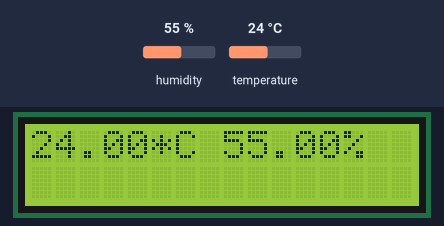
The sketch below on a simulated Arduino Uno, built with avr-gcc and run on an emulated ATmega328P. Shown: 16×2 character LCD. The inputs (shaded band) are chosen by the test bench; at power-on: humidity 55 %, temperature 24 °C. What the sketch prints to the serial monitor is not drawn.

Above: at 1.2 s.
1.3 s: humidity set to 22 %
At 2.6 s:
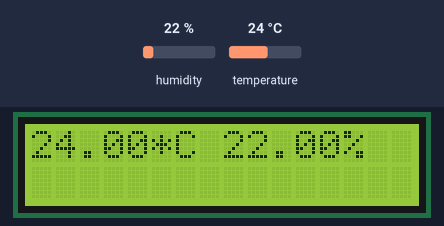
4.2 s: temperature set to 12 °C
At 5.1 s:
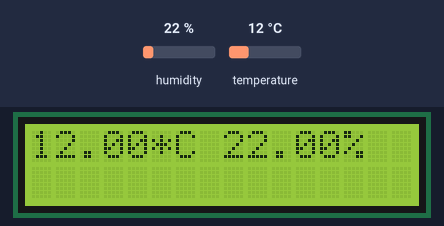
7.1 s: humidity set to 40 %
At 9.0 s:
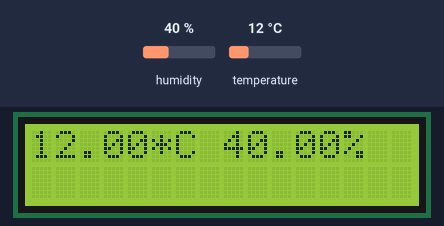
10.0 s: temperature set to 19 °C
At 11.5 s:
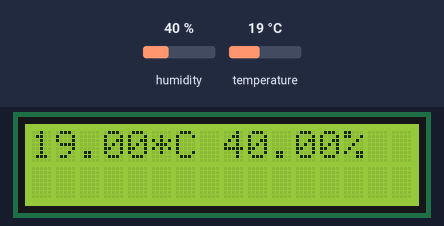
Timing chart, 0 to 13.0 s (numbered marks = the images above; inputs shaded):
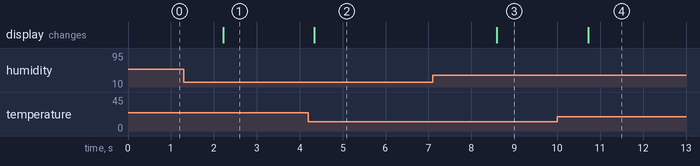

Measured:
- after the input at 1.3 s, the display: changes after 0.92 s (image 1)
- after the input at 4.2 s, the display: changes after 0.14 s (image 2)
- after the input at 7.1 s, the display: changes after 1.5 s (image 3)
- after the input at 10.0 s, the display: changes after 0.72 s (image 4)

The sketch:

sketch_jan06b.ino
```cpp
#include <LiquidCrystal.h>
#include <DHT.h>

const int TEMPERATURA = A0;
LiquidCrystal lcd(12,11,5,4,3,2);
DHT dht = DHT(13, DHT11);

void setup() {
  pinMode(TEMPERATURA, INPUT);
  lcd.begin(16,2);
  dht.begin();
  Serial.begin(9600);
}

void loop() {
  lcd.clear();
  lcd.setCursor(0,0);

  char string[17];
  lcd.print(dht.readTemperature());
  lcd.print("*C ");
  lcd.print(dht.readHumidity());
  lcd.print("%");

  Serial.print(2);//dht.readTemperature());
  Serial.print("ºC ");
  Serial.print(2);//dht.readHumidity());
  Serial.println("%");

  delay(100);
}
```
